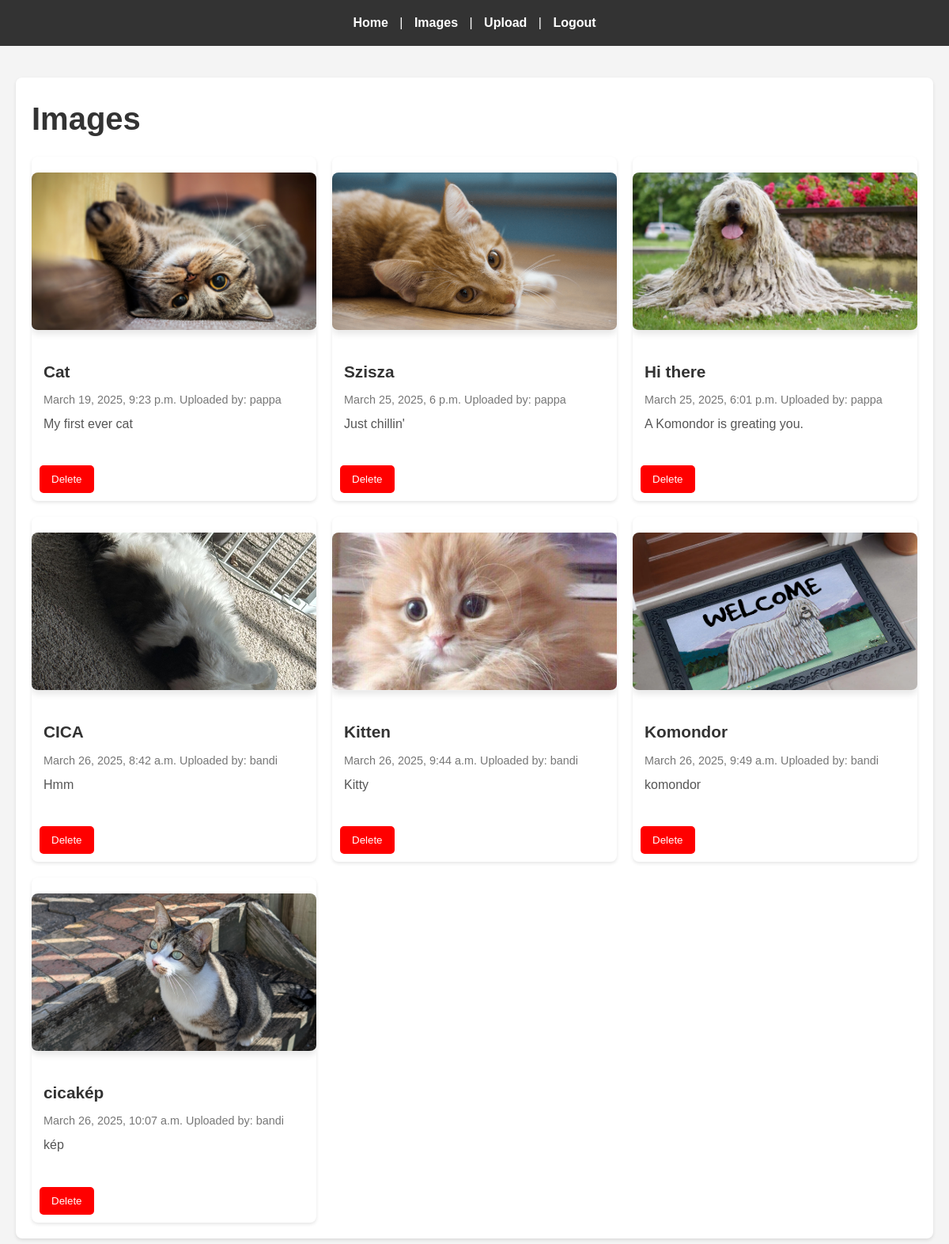
Page /images/ (signed in) on the earlier database version.
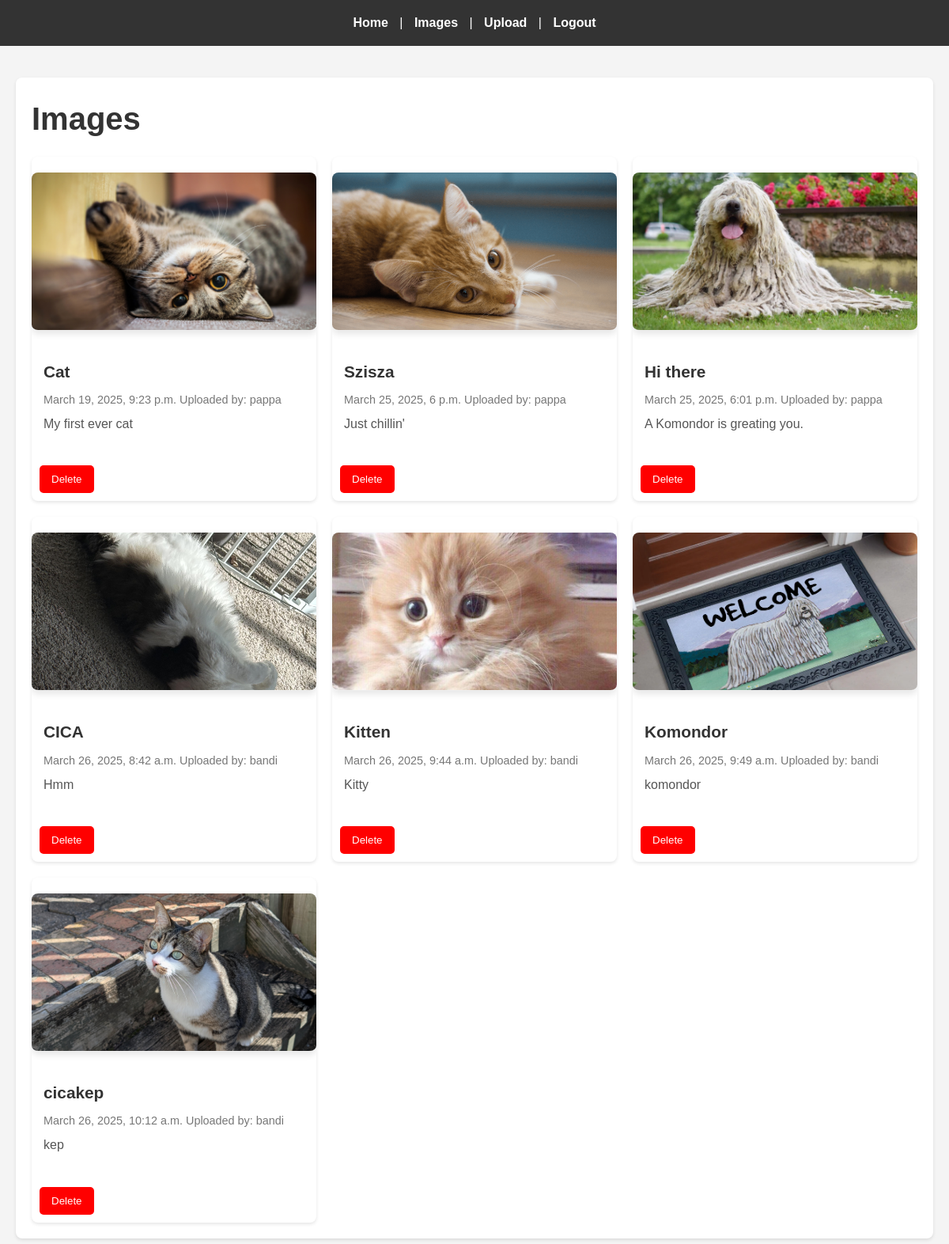
Same page on the later database version.
### images/models.py (models this page shows, shortened)
class Image(models.Model):
    title = models.CharField(max_length=48)
    body = models.TextField()
    slug = models.SlugField(max_length=48, unique=True)
    date = models.DateTimeField(auto_now_add=True)
    banner = models.ImageField(default='fallback.png', blank=True)
    author = models.ForeignKey('auth.User', on_delete=models.CASCADE, default=1)

### images/views.py (the view)
# urls.py: path('', views.images_list, name="list"),
@login_required
def images_list(request):
    images = Image.objects.all()
    return render(request,  'images/images_list.html', {'images': images})

### images/templates/images/images_list.html (shortened to what this page needs)
{% extends 'layout.html' %}
{% block content %}
    <section class="images-list">
        <h1>Images</h1>
        <div class="image-grid">
            {% for image in images %}
                <article class="image-card">
                    <div class="image-card-header">
                        <a href="{% url 'images:page' slug=image.slug %}">
                            <img
                                class="banner"
                                src="{{ image.banner.url }}"
                                alt="{{ image.title }}"
                            />
                        </a>
                    </div>
                    <div class="image-card-content">
                        <a href="{% url 'images:page' slug=image.slug %}">
                            <h2 class="image-card-title">{{ image.title }}</h2>
                            <p class="image-card-date">{{ image.date }}
                                Uploaded by: {{ image.author }}</p>
                            <p class="image-card-body">{{ image.body|truncatewords:20 }}</p>
                        </a>
                    </div>
                    <div class="image-card-footer">
                        <form method="post" action="{% url 'images:delete' slug=image.slug %}" onsubmit="return confirm('Are you sure you want to delete this image?');">
                            <button type="submit" class="delete-button">Delete</button>
                        </form>
                    </div>
                </article>
            {% endfor %}
        </div>
    </section>
{% endblock %}

### templates/layout.html (shortened to what this page needs)
<!DOCTYPE html>
{% load static %}
<html lang="en">
<head>
    <link rel="stylesheet" href="{% static 'css/style.css' %}">
</head>
<body>
    <nav>
        <a href="/">
            <span aria-label="Home" title="Home">Home</span>
        </a> |
        {% if user.is_authenticated %}
            <a href="{% url 'images:list' %}">
               <span aria-label="Images" title="Images">Images</span>
            </a> |
            <a href="{% url 'images:upload' %}">
                <span aria-label="Upload" title="Upload">Upload</span>
            </a> |
            <a href="{% url 'users:logout' %}">
                <span aria-label="Logout" title="Logout">Logout</span>
            </a>
        {% endif %}
    </nav>
    <main>
        {% block content %}
        {% endblock %}
    </main>
</body>
</html>

### static/css/style.css (style rules this page uses)
* { margin: 0; padding: 0; box-sizing: border-box; }
body { font-family: 'Arial', sans-serif; line-height: 1.6; background-color: #f4f4f4; color: #333; }
nav { background-color: #333; color: #fff; padding: 1rem; text-align: center; margin-bottom: 20px; }
nav a { color: #fff; text-decoration: none; margin: 0 10px; font-weight: bold; }
main { padding: 20px; max-width: 1200px; margin: 0 auto; }
section { background-color: #fff; padding: 20px; border-radius: 8px; box-shadow: 0 2px 4px rgba(0, 0, 0, 0.1); }
h1 { font-size: 2.5rem; margin-bottom: 1rem; color: #333; }
p { font-size: 1.1rem; margin-bottom: 1rem; color: #555; }
.banner { max-width: 100%; height: auto; display: block; margin: 20px auto; border-radius: 8px; box-shadow: 0 4px 8px rgba(0, 0, 0, 0.1); }
.images-list { padding: 20px; }
.image-grid { display: grid; grid-template-columns: repeat(auto-fit, minmax(300px, 1fr)); gap: 20px; }
.image-card { background-color: #fff; border-radius: 8px; box-shadow: 0 2px 4px rgba(0, 0, 0, 0.1); overflow: hidden; transition: transform 0.3s ease; }
.image-card a { text-decoration: none; color: inherit; display: block; }
.image-card .banner { width: 100%; height: 200px; object-fit: cover; border-bottom: 1px solid #eee; }
.image-card-header { position: relative; }
.image-card-content { padding: 15px; }
.image-card-title { font-size: 1.3rem; margin-bottom: 0.5rem; color: #333; }
.image-card-date { font-size: 0.9rem; color: #777; margin-bottom: 0.5rem; }
.image-card-body { font-size: 1rem; color: #555; line-height: 1.4; }
.image-card-footer { padding: 10px; }
.delete-button { background-color: red; color: white; padding: 10px 15px; border: none; border-radius: 5px; cursor: pointer; transition: background-color 0.3s ease; }

Differences in the rows shown:
removed Image: banner (picture), title "cicakép", date "March 26, 2025, 10:07 a.m.", author "bandi", body "kép"
added Image: banner (picture), title "cicakep", date "March 26, 2025, 10:12 a.m.", author "bandi", body "kep"
